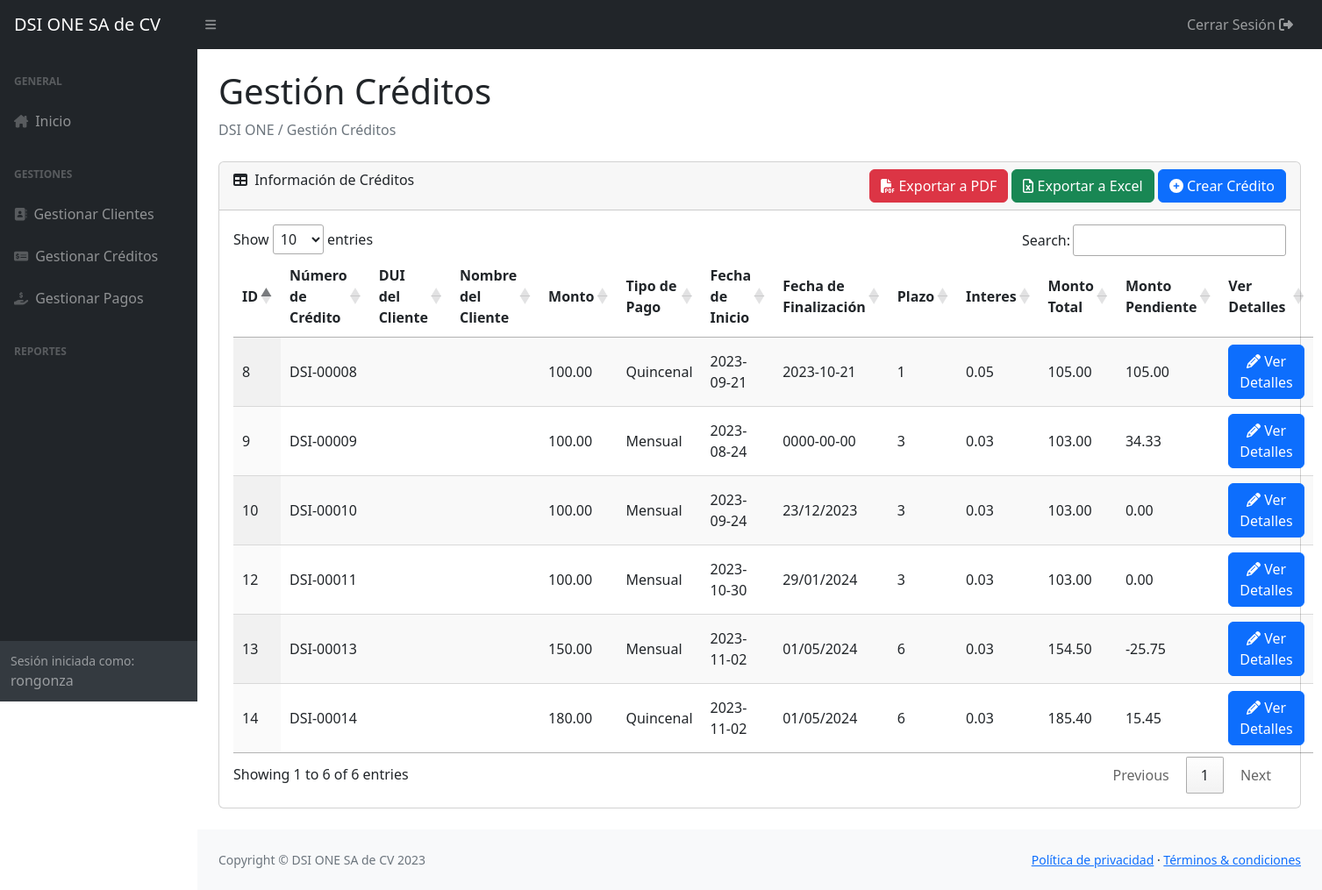
Screenshot of /Vista/gestion_creditos.php (signed in) with the database file from the repository.
### tables this page shows
CREATE TABLE `creditos_dsi` (
  `id` int(11) NOT NULL,
  `dui_ct` int(11) NOT NULL,
  `cliente` varchar(30) NOT NULL,
  `num_credito` varchar(10) NOT NULL,
  `producto` varchar(30) NOT NULL,
  `cantidad_producto` int(4) NOT NULL,
  `monto` decimal(10,2) NOT NULL,
  `interes` decimal(10,2) NOT NULL,
  `plazo` int(11) NOT NULL,
  `monto_total` decimal(10,2) NOT NULL,
  `cuota` decimal(10,2) NOT NULL,
  `monto_pendiente` decimal(10,2) NOT NULL,
  `tipo_pago` enum('Mensual','Quincenal','','') NOT NULL DEFAULT 'Mensual',
  `fecha_ini` date NOT NULL,
  `fecha_fin` varchar(255) NOT NULL,
  `estado_credito` enum('ACTIVO','FINALIZADO') NOT NULL DEFAULT 'ACTIVO'
);

### Vista/gestion_creditos.php (the view, shortened to what this page needs)
<?php
include "../Controlador/db_connection.php";
?>
<!DOCTYPE html>
<html lang="es">
<head>
    <link rel="stylesheet" href="//cdn.datatables.net/1.13.4/css/jquery.dataTables.min.css">
    <link rel="stylesheet" href="https://cdnjs.cloudflare.com/ajax/libs/font-awesome/5.15.3/css/all.min.css" />
    <link rel="stylesheet" href="https://cdnjs.cloudflare.com/ajax/libs/bootstrap/5.0.2/css/bootstrap.min.css">
    <link rel="stylesheet" href="../Complementos/CSS/style.css">
</head>
<body class="sb-nav-fixed">
    <nav class="sb-topnav navbar navbar-expand navbar-dark bg-dark">
        <a class="navbar-brand ps-3" href="../Vista/home.php">DSI ONE SA de CV</a>
        <button class="btn btn-link btn-sm order-1 order-lg-0 me-4 me-lg-0" id="sidebarToggle" href="../Vista/home.php"><i class="fas fa-bars"></i></button>
        <ul class="navbar-nav ms-auto ms-md-0 me-3 me-lg-4">
            <a class="btn btn-link nav-link" id="btnLogout" href="../Controlador/logout.php">Cerrar Sesión <i class="fas fa-sign-out-alt"></i></a>
        </ul>
    </nav>
    <div id="layoutSidenav">
        <div id="layoutSidenav_nav">
            <nav class="sb-sidenav accordion sb-sidenav-dark" id="sidenavAccordion">
                <div class="sb-sidenav-menu">
                    <div class="nav">
                        <div class="sb-sidenav-menu-heading">General</div>
                        <a class="nav-link" href="../Vista/home.php">
                            <div class="sb-nav-link-icon"><i class="fas fa-home-lg"></i></div>
                            Inicio
                        </a>
                        <div class="sb-sidenav-menu-heading">Gestiones</div>
                        <a class="nav-link" href="../Vista/gestion_clientes.php">
                            <div class="sb-nav-link-icon"><i class="fas fa-address-book"></i></div>
                            Gestionar Clientes
                        </a>
                        <a class="nav-link" href="../Vista/gestion_creditos.php">
                            <div class="sb-nav-link-icon"><i class="fas fa-money-check-alt"></i></div>
                            Gestionar Créditos
                        </a>
                        <a class="nav-link" href="../Vista/gestion_pagos.php">
                            <div class="sb-nav-link-icon"><i class="fas fa-hand-holding-usd"></i></div>
                            Gestionar Pagos
                        </a>
                        <div class="sb-sidenav-menu-heading">Reportes</div>
                    </div>
                </div>
                <div class="sb-sidenav-footer">
                    <div class="small">Sesión iniciada como:</div>
                    <?php echo $_SESSION['username']; ?>
                </div>
            </nav>
        </div>
        <div id="layoutSidenav_content">
            <main>
                <div class="container-fluid px-4">
                    <h1 class="mt-4">Gestión Créditos</h1>
                    <ol class="breadcrumb mb-4">
                        <li class="breadcrumb-item active">DSI ONE / Gestión Créditos</li>
                    </ol>
                    <div class="card mb-4">
                        <div class="card-header">
                            <i class="fas fa-table me-1"></i>
                            Información de Créditos
                            <div style="float: right;">
                                <button class="btn btn-danger" onclick="exportToPDF()"><i class="fas fa-file-pdf"></i> Exportar a PDF</button>
                                <button class="btn btn-success" onclick="exportToExcel()"><i class="far fa-file-excel"></i> Exportar a Excel</button>
                                <button class="btn btn-primary" data-bs-toggle="modal" data-bs-target="#addCreditoModal"><i class="fa-solid fa-circle-plus"></i> Crear Crédito</button>
                            </div>
                        </div>
                        <div class="card-body">
                            <table id="datatablesSimple" class="display">
                                <thead>
                                    <tr>
                                        <th>ID</th>
                                        <th>Número de Crédito</th>
                                        <th>DUI del Cliente</th>
                                        <th>Nombre del Cliente</th>
                                        <th>Monto</th>
                                        <th>Tipo de Pago</th>
                                        <th>Fecha de Inicio</th>
                                        <th>Fecha de Finalización</th>
                                        <th>Plazo</th>
                                        <th>Interes</th>
                                        <th>Monto Total</th>
                                        <th>Monto Pendiente</th>
                                        <th>Ver Detalles</th>
                                    </tr>
                                </thead>
                                <tbody>
                                    <?php
                                    $query = "SELECT * FROM creditos_dsi";
                                    $result = $conn->query($query);
                                    if ($result->num_rows > 0) {
                                        while ($row = $result->fetch_assoc()) {
                                            echo "<tr>";
                                            echo "<td>" . $row['id'] . "</td>";
                                            echo "<td>" . $row['num_credito'] . "</td>";
                                            echo "<td>" . $row['dui'] . "</td>";
                                            echo "<td>" . $row['nombre_completo'] . "</td>";
                                            echo "<td>" . $row['monto'] . "</td>";
                                            echo "<td>" . $row['tipo_pago'] . "</td>";
                                            echo "<td>" . $row['fecha_ini'] . "</td>";
                                            echo "<td>" . $row['fecha_fin'] . "</td>";
                                            echo "<td>" . $row['plazo'] . "</td>";
                                            echo "<td>" . $row['interes'] . "</td>";
                                            echo "<td>" . $row['monto_total'] . "</td>";
                                            echo "<td>" . $row['monto_pendiente'] . "</td>";
                                            echo "<td>
                                                    <a class='btn btn-primary' href='../DSI_ONE/Vista/cuotas.php?id=" . $row['id'] . "'><i class='fas fa-pencil-alt' style='color: white;'></i> Ver Detalles</a>
                                                </td>";
                                            echo "</tr>";
                                        }
                                    } else {
                                        echo "<tr><td colspan='13'>No se encontraron registros en la tabla clientes_dsi.</td></tr>";
                                    }
                                    ?>
                                </tbody>
                            </table>
                        </div>
                    </div>
                </div>
            </main>
            <footer class="py-4 bg-light mt-auto">
                <div class="container-fluid px-4">
                    <div class="d-flex align-items-center justify-content-between small">
                        <div class="text-muted">Copyright &copy; DSI ONE SA de CV 2023</div>
                        <div>
                            <a href="#">Política de privacidad</a>
                            &middot;
                            <a href="#">Términos &amp; condiciones</a>
                        </div>
                    </div>
                </div>
            </footer>
        </div>
    </div>
</body>
</html>

### rows the page displays
creditos_dsi: id "8", num_credito "DSI-00008", monto "100.00", tipo_pago "Quincenal", fecha_ini "2023-09-21", fecha_fin "2023-10-21", plazo "1", interes "0.05", monto_total "105.00", monto_pendiente "105.00"
creditos_dsi: id "9", num_credito "DSI-00009", monto "100.00", tipo_pago "Mensual", fecha_ini "2023-08-24", fecha_fin "0000-00-00", plazo "3", interes "0.03", monto_total "103.00", monto_pendiente "34.33"
creditos_dsi: id "10", num_credito "DSI-00010", monto "100.00", tipo_pago "Mensual", fecha_ini "2023-09-24", fecha_fin "23/12/2023", plazo "3", interes "0.03", monto_total "103.00", monto_pendiente "0.00"
creditos_dsi: id "12", num_credito "DSI-00011", monto "100.00", tipo_pago "Mensual", fecha_ini "2023-10-30", fecha_fin "29/01/2024", plazo "3", interes "0.03", monto_total "103.00", monto_pendiente "0.00"
creditos_dsi: id "13", num_credito "DSI-00013", monto "150.00", tipo_pago "Mensual", fecha_ini "2023-11-02", fecha_fin "01/05/2024", plazo "6", interes "0.03", monto_total "154.50", monto_pendiente "-25.75"
creditos_dsi: id "14", num_credito "DSI-00014", monto "180.00", tipo_pago "Quincenal", fecha_ini "2023-11-02", fecha_fin "01/05/2024", plazo "6", interes "0.03", monto_total "185.40", monto_pendiente "15.45"

### other values shown
$_SESSION['username'] "rongonza"
